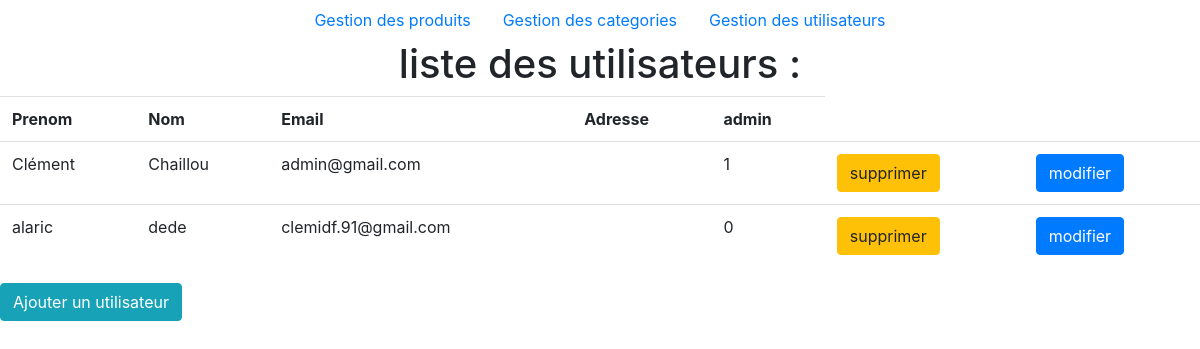
Screenshot of /admin/index.php?controller=users&action=list with the database file from the repository.
### tables this page shows
CREATE TABLE `users` (
  `id` int(11) NOT NULL,
  `first_name` varchar(255) NOT NULL,
  `last_name` varchar(255) NOT NULL,
  `email` varchar(255) NOT NULL,
  `address` varchar(255) DEFAULT NULL,
  `password` varchar(255) NOT NULL,
  `is_admin` int(11) DEFAULT '0'
);

### admin/models/user.php (called while the page is built, shortened)
<?php
function getAllUsers()
{
    $db = dbConnect();
    $query = $db->query('SELECT * FROM users');
    $users = $query->fetchAll();
    return $users;
}

### admin/views/userList.php (the view, shortened to what this page needs)
<?php require ('partials/header.php'); ?>
<?php require 'partials/head_assets.php'; ?>
<h1 class="d-flex justify-content-center">liste des utilisateurs : </h1>
<div class="content">
    <table class="table">
        <tr>
            <th>Prenom</th>
            <th>Nom</th>
            <th>Email</th>
            <th>Adresse</th>
            <th>admin</th>
        </tr>
        <?php foreach($users as $user): ?>
            <tr>
                <td scope="col"><?=  htmlspecialchars($user['first_name']) ?></td>
                <td scope="col"><?=  htmlspecialchars($user['last_name']) ?></td>
                <td scope="col"><?=  htmlspecialchars($user['email']) ?></td>
                <td scope="col"><?=  htmlspecialchars($user['address']) ?></td>
                <td scope="col"><?=  htmlspecialchars($user['is_admin']) ?></td>
                <td scope="col"><a class="btn btn-warning" href="index.php?controller=users&action=delete&id=<?= $user['id'] ?>"> supprimer</a></td>
                <td scope="col"><a class="btn btn-primary" href="index.php?controller=users&action=edit&id=<?= $user['id'] ?>">modifier</a></td>
            </tr>
        <?php endforeach; ?>
    </table>
    <a class="btn btn-info" href="index.php?controller=users&action=new"> Ajouter un utilisateur</a>
</div>

### rows the page displays
users: first_name "Clément", last_name "Chaillou", email "admin@gmail.com", is_admin "1"
users: first_name "alaric", last_name "dede", email "clemidf.91@gmail.com", is_admin "0"
